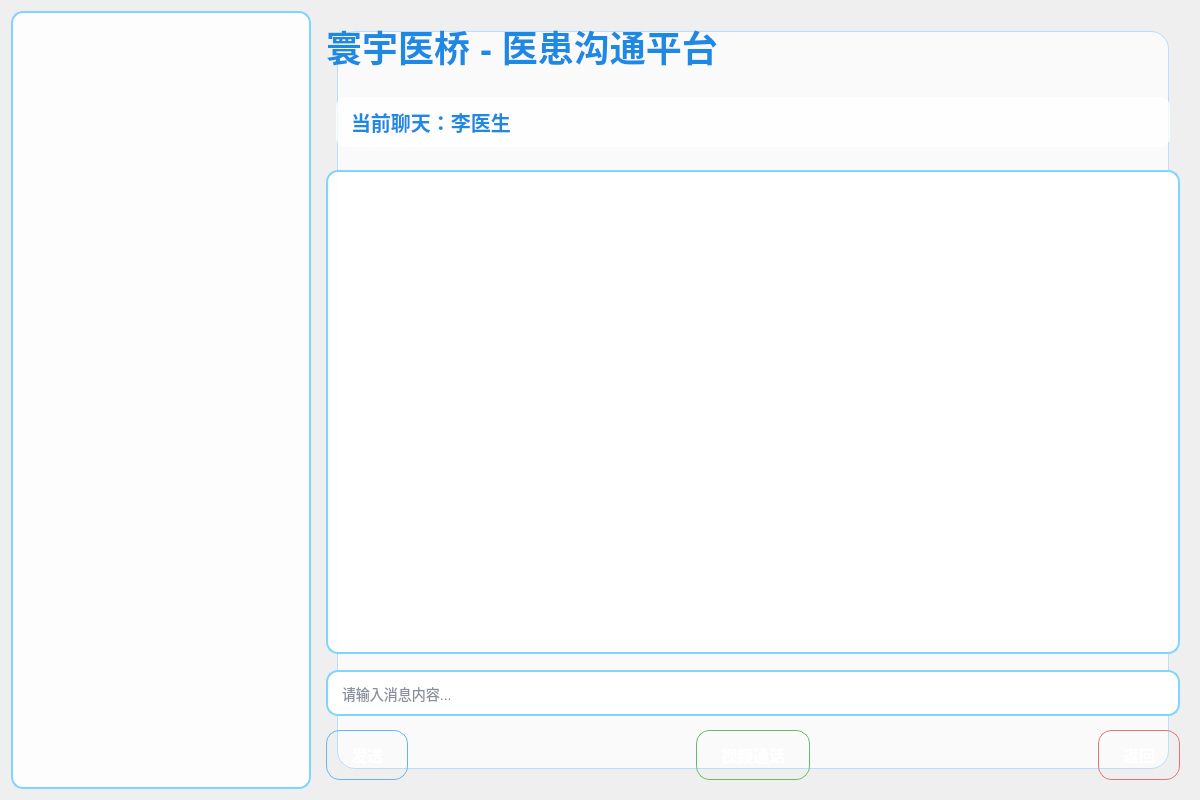
<?xml version="1.0" encoding="UTF-8"?>
<ui version="4.0">
 <class>ChatMainWindow</class>
 <widget class="QWidget" name="ChatMainWindow">
  <property name="geometry">
   <rect>
    <x>0</x>
    <y>0</y>
    <width>1200</width>
    <height>800</height>
   </rect>
  </property>
  <property name="minimumSize">
   <size>
    <width>1200</width>
    <height>800</height>
   </size>
  </property>
  <property name="windowTitle">
   <string>寰宇医桥 - 医患沟通平台</string>
  </property>
  <property name="styleSheet">
   <string notr="true">/* 主窗口渐变背景 */
QWidget#ChatMainWindow {
    background-color: qlineargradient(
        x1:0, y1:0, x2:0, y2:1,
        stop:0 #d0f0ff,
        stop:1 #ffffff
    );
}

/* 标题样式 */
#headerLabel {
    color: #1e88e5;
    font-size: 36px;
    font-weight: bold;
    text-shadow: 1px 1px 3px #81d4fa;
    qproperty-alignment: AlignCenter;
}

/* 当前聊天标签 */
#currentChatLabel {
    color: #1e88e5;
    font-size: 20px;
    font-weight: bold;
    qproperty-alignment: AlignCenter;
    background-color: rgba(255, 255, 255, 0.8);
    border-radius: 10px;
    padding: 10px;
    margin: 10px;
}

/* 联系人列表样式 */
QListWidget#contactListWidget {
    background-color: rgba(255, 255, 255, 0.9);
    border: 2px solid #81d4fa;
    border-radius: 12px;
    padding: 10px;
    font-size: 14px;
    color: #0f1f38;
    outline: none;
}

QListWidget#contactListWidget::item {
    padding: 12px;
    border-bottom: 1px solid #e3f2fd;
    background-color: transparent;
}

QListWidget#contactListWidget::item:selected {
    background-color: qlineargradient(
        x1:0, y1:0, x2:0, y2:1,
        stop:0 #6ec6ff,
        stop:1 #1e88e5
    );
    color: white;
    border-radius: 8px;
}

QListWidget#contactListWidget::item:hover {
    background-color: #e3f2fd;
    border-radius: 8px;
}

/* 聊天显示区域 */
QTextEdit#chatTextEdit {
    background-color: rgba(255, 255, 255, 0.95);
    border: 2px solid #81d4fa;
    border-radius: 12px;
    padding: 15px;
    font-size: 14px;
    color: #0f1f38;
    selection-background-color: #4fc3f7;
    selection-color: #ffffff;
    min-height: 450px;
}

/* 消息输入框 */
QLineEdit#msgLineEdit {
    border: 2px solid #81d4fa;
    border-radius: 12px;
    padding: 12px;
    font-size: 14px;
    background-color: #ffffff;
    color: #0f1f38;
    selection-background-color: #4fc3f7;
    selection-color: #ffffff;
}

QLineEdit#msgLineEdit:focus {
    border: 2px solid #1e88e5;
}

QLineEdit#msgLineEdit:disabled {
    background-color: #f5f5f5;
    color: #9e9e9e;
}

/* 按钮高级渐变科技风 */
QPushButton {
    border-radius: 14px;
    border: 1px solid #64b5f6;
    color: #ffffff;
    font-weight: bold;
    font-size: 16px;
    padding: 12px 24px;
    background-color: qlineargradient(
        x1:0, y1:0, x2:0, y2:1,
        stop:0 #6ec6ff,
        stop:1 #1e88e5
    );
    text-shadow: 1px 1px 2px rgba(0,0,0,0.2);
}

QPushButton:hover {
    background-color: qlineargradient(
        x1:0, y1:0, x2:0, y2:1,
        stop:0 #81d4fa,
        stop:1 #1976d2
    );
}

QPushButton:pressed {
    background-color: qlineargradient(
        x1:0, y1:0, x2:0, y2:1,
        stop:0 #1e88e5,
        stop:1 #1565c0
    );
}

QPushButton:disabled {
    background-color: #bdbdbd;
    border-color: #9e9e9e;
    color: #757575;
}

/* 视频通话按钮特殊样式 */
#videoCallButton {
    background-color: qlineargradient(
        x1:0, y1:0, x2:0, y2:1,
        stop:0 #4caf50,
        stop:1 #2e7d32
    );
    border-color: #66bb6a;
}

#videoCallButton:hover {
    background-color: qlineargradient(
        x1:0, y1:0, x2:0, y2:1,
        stop:0 #66bb6a,
        stop:1 #1b5e20
    );
}

/* 返回按钮样式 */
#returnButton {
    background-color: qlineargradient(
        x1:0, y1:0, x2:0, y2:1,
        stop:0 #ff7f7f,
        stop:1 #e53935
    );
    border-color: #e57373;
}

#returnButton:hover {
    background-color: qlineargradient(
        x1:0, y1:0, x2:0, y2:1,
        stop:0 #ff8a80,
        stop:1 #f44336
    );
}

/* 聊天容器样式 */
#chatContainer {
    background-color: rgba(255, 255, 255, 0.7);
    border-radius: 18px;
    padding: 25px;
    margin: 20px;
    border: 1px solid #bbdefb;
}

/* 分割线样式 */
QSplitter::handle {
    background-color: #bbdefb;
    width: 2px;
}

/* 滚动条样式 */
QScrollBar:vertical {
    border: none;
    background: #e3f2fd;
    width: 10px;
    margin: 0px;
}

QScrollBar::handle:vertical {
    background: #64b5f6;
    border-radius: 5px;
    min-height: 20px;
}

QScrollBar::handle:vertical:hover {
    background: #1e88e5;
}

QScrollBar::add-line:vertical, QScrollBar::sub-line:vertical {
    height: 0px;
}</string>
  </property>
  <layout class="QHBoxLayout" name="horizontalLayout">
   <item>
    <widget class="QListWidget" name="contactListWidget">
     <property name="minimumSize">
      <size>
       <width>250</width>
       <height>0</height>
      </size>
     </property>
     <property name="maximumSize">
      <size>
       <width>300</width>
       <height>16777215</height>
      </size>
     </property>
    </widget>
   </item>
   <item>
    <widget class="QWidget" name="chatContainer" native="true">
     <layout class="QVBoxLayout" name="verticalLayout">
      <item>
       <widget class="QLabel" name="headerLabel">
        <property name="text">
         <string>寰宇医桥 - 医患沟通平台</string>
        </property>
       </widget>
      </item>
      <item>
       <spacer name="verticalSpacer_1">
        <property name="orientation">
         <enum>Qt::Vertical</enum>
        </property>
        <property name="sizeHint" stdset="0">
         <size>
          <width>20</width>
          <height>2</height>
         </size>
        </property>
       </spacer>
      </item>
      <item>
       <widget class="QLabel" name="currentChatLabel">
        <property name="text">
         <string>当前聊天：李医生</string>
        </property>
       </widget>
      </item>
      <item>
       <spacer name="verticalSpacer_0">
        <property name="orientation">
         <enum>Qt::Vertical</enum>
        </property>
        <property name="sizeHint" stdset="0">
         <size>
          <width>20</width>
          <height>5</height>
         </size>
        </property>
       </spacer>
      </item>
      <item>
       <widget class="QTextEdit" name="chatTextEdit">
        <property name="readOnly">
         <bool>true</bool>
        </property>
       </widget>
      </item>
      <item>
       <spacer name="verticalSpacer_2">
        <property name="orientation">
         <enum>Qt::Vertical</enum>
        </property>
        <property name="sizeHint" stdset="0">
         <size>
          <width>20</width>
          <height>10</height>
         </size>
        </property>
       </spacer>
      </item>
      <item>
       <widget class="QLineEdit" name="msgLineEdit">
        <property name="placeholderText">
         <string>请输入消息内容...</string>
        </property>
       </widget>
      </item>
      <item>
       <spacer name="verticalSpacer_3">
        <property name="orientation">
         <enum>Qt::Vertical</enum>
        </property>
        <property name="sizeHint" stdset="0">
         <size>
          <width>20</width>
          <height>8</height>
         </size>
        </property>
       </spacer>
      </item>
      <item>
       <layout class="QHBoxLayout" name="buttonLayout">
        <item>
         <widget class="QPushButton" name="sendButton">
          <property name="text">
           <string>发送</string>
          </property>
         </widget>
        </item>
        <item>
         <spacer name="horizontalSpacer_1">
          <property name="orientation">
           <enum>Qt::Horizontal</enum>
          </property>
          <property name="sizeHint" stdset="0">
           <size>
            <width>20</width>
            <height>20</height>
           </size>
          </property>
         </spacer>
        </item>
        <item>
         <widget class="QPushButton" name="videoCallButton">
          <property name="text">
           <string>视频通话</string>
          </property>
         </widget>
        </item>
        <item>
         <spacer name="horizontalSpacer_2">
          <property name="orientation">
           <enum>Qt::Horizontal</enum>
          </property>
          <property name="sizeHint" stdset="0">
           <size>
            <width>20</width>
            <height>20</height>
           </size>
          </property>
         </spacer>
        </item>
        <item>
         <widget class="QPushButton" name="returnButton">
          <property name="text">
           <string>返回</string>
          </property>
         </widget>
        </item>
       </layout>
      </item>
     </layout>
    </widget>
   </item>
  </layout>
 </widget>
 <resources/>
 <connections/>
</ui>
